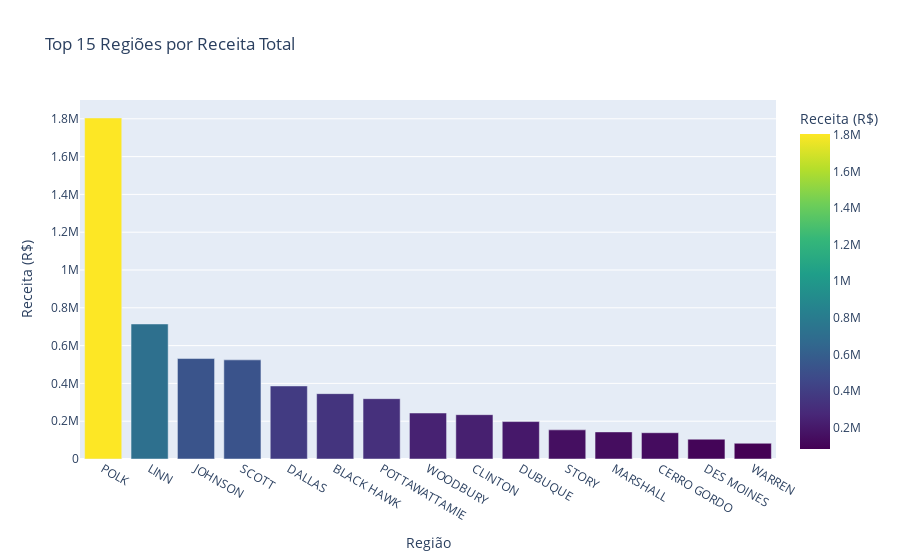

This figure's notebook cell:
### Code cell
# ============================================================
# Célula 3: ANÁLISE POR REGIÃO/ESTADO
# ============================================================

print("\n" + "=" * 60)
print("🌍 ANÁLISE POR REGIÃO")
print("=" * 60)

# Top 10 regiões por receita
top_regioes = df.groupby('regiao').agg({
    'receita': 'sum',
    'lucro': 'sum',
    'quantidade': 'sum',
    'data_venda': 'count',
    'margem_percentual': 'mean'
}).round(2)

top_regioes.columns = ['Receita Total', 'Lucro Total', 'Qtd Vendida', 'Num Transações', 'Margem Média %']
top_regioes = top_regioes.sort_values('Receita Total', ascending=False)

print("\n🏆 TOP 10 REGIÕES POR RECEITA:")
print(top_regioes.head(10))

print("\n📉 BOTTOM 10 REGIÕES POR RECEITA:")
print(top_regioes.tail(10))

# Visualização
fig = px.bar(
    top_regioes.head(15).reset_index(),
    x='regiao',
    y='Receita Total',
    title='Top 15 Regiões por Receita Total',
    labels={'regiao': 'Região', 'Receita Total': 'Receita (R$)'},
    color='Receita Total',
    color_continuous_scale='Viridis'
)
fig.show()

### Figure 1 — Plotly figure (JSON) as saved in the notebook; plotly's stock layout.template omitted (floating-point values rounded to 4 significant figures)
{"data": [{"alignmentgroup": "True", "hovertemplate": "Região=%{x}<br>Receita (R$)=%{marker.color}<extra></extra>", "legendgroup": "", "marker": {"color": [1804000.0, 714400.0, 531500.0, 524500.0, 386600.0, 345800.0, 319300.0, 243400.0, 234600.0, 198000.0, 154200.0, 143266, 139000.0, 104700.0, 83210.0], "coloraxis": "coloraxis", "pattern": {"shape": ""}}, "name": "", "offsetgroup": "", "orientation": "v", "showlegend": false, "textposition": "auto", "type": "bar", "x": ["POLK", "LINN", "JOHNSON", "SCOTT", "DALLAS", "BLACK HAWK", "POTTAWATTAMIE", "WOODBURY", "CLINTON", "DUBUQUE", "STORY", "MARSHALL", "CERRO GORDO", "DES MOINES", "WARREN"], "xaxis": "x", "y": [1804000.0, 714400.0, 531500.0, 524500.0, 386600.0, 345800.0, 319300.0, 243400.0, 234600.0, 198000.0, 154200.0, 143266, 139000.0, 104700.0, 83210.0], "yaxis": "y"}], "layout": {"barmode": "relative", "coloraxis": {"colorbar": {"title": {"text": "Receita (R$)"}}, "colorscale": [[0, "#440154"], [0.1111, "#482878"], [0.2222, "#3e4989"], [0.3333, "#31688e"], [0.4444, "#26828e"], [0.5556, "#1f9e89"], [0.6667, "#35b779"], [0.7778, "#6ece58"], [0.8889, "#b5de2b"], [1, "#fde725"]]}, "legend": {"tracegroupgap": 0}, "title": {"text": "Top 15 Regiões por Receita Total"}, "xaxis": {"anchor": "y", "domain": [0, 1], "title": {"text": "Região"}}, "yaxis": {"anchor": "x", "domain": [0, 1], "title": {"text": "Receita (R$)"}}}}
